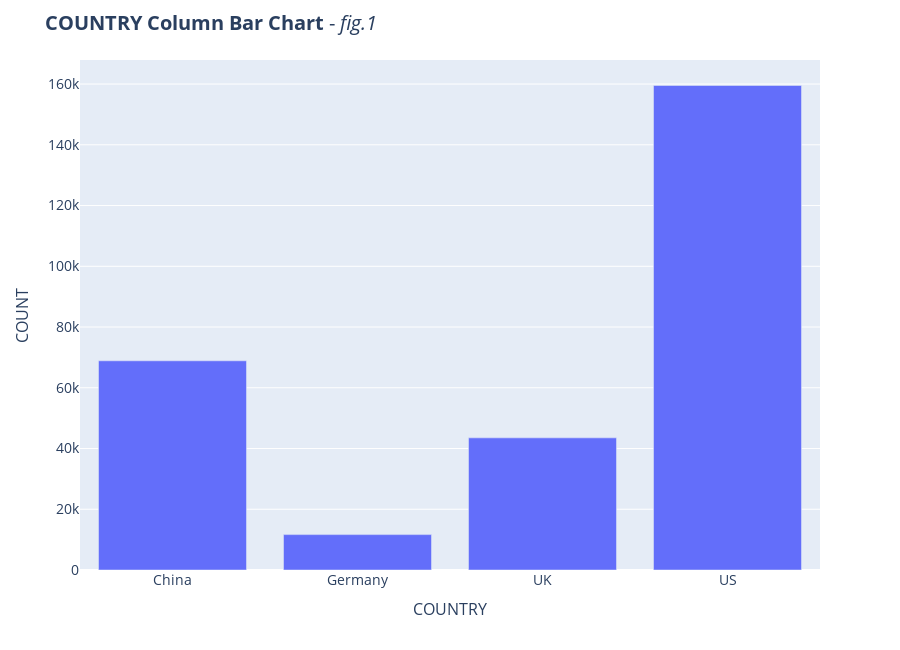
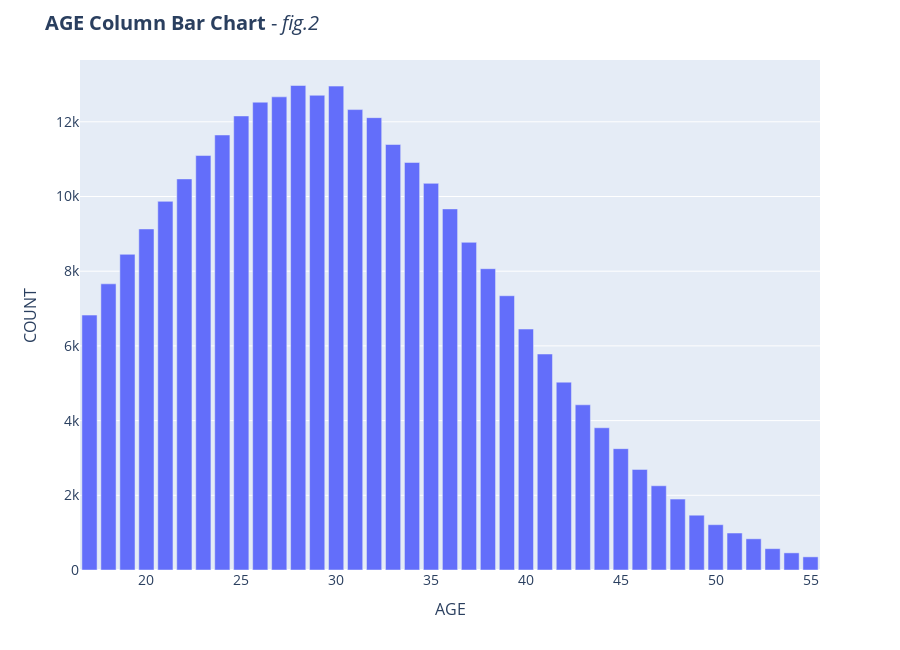
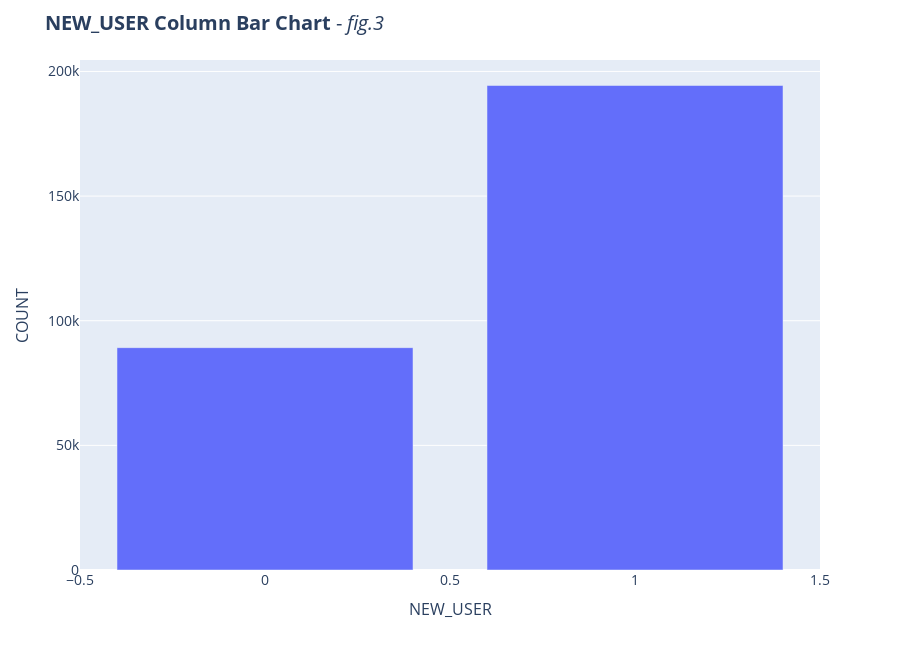
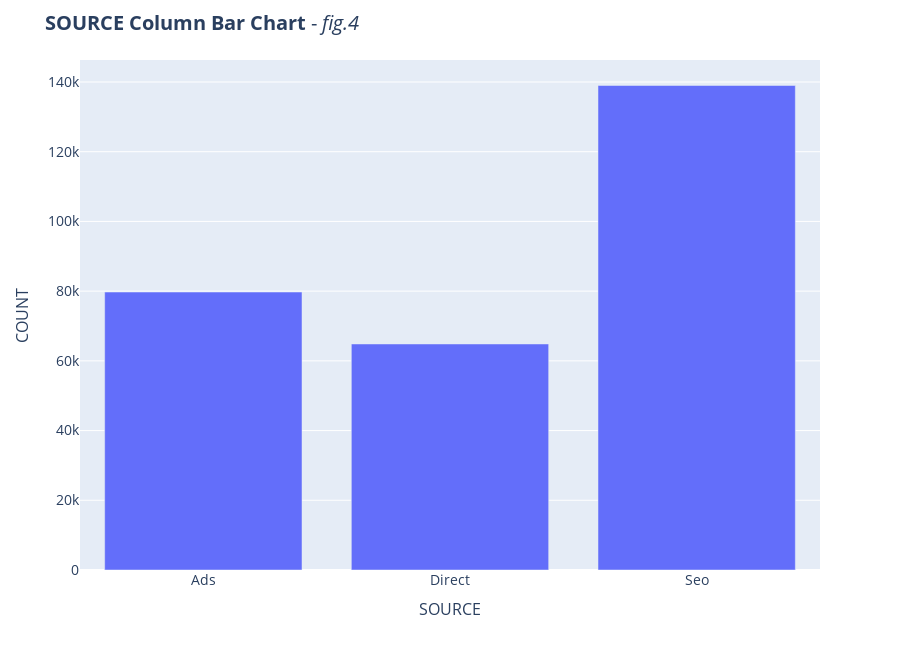

The notebook cell saved with these charts, in order:
### Code cell
fig_number = 0

# columns we will plot
columns = ['country', 'age', 'new_user', 'source', 'total_pages_visited', 'converted']

for column in columns: 

        fig_number += 1
        fig_number_updated = fig_number
        
        df_grouped = df.groupby(column).size().reset_index(name='count')

        fig = px.bar(df_grouped, x=column, y='count')

        fig.update_layout(
                height=650,
                title=f'<b>{column.upper()} Column Bar Chart</b> - <i>fig.{fig_number_updated}</i>',
                title_font={"size": 20},
                xaxis_tickfont_size=14,
                yaxis_tickfont_size=14,
                xaxis={'title': column.upper(), 'title_font': {'size': 16}},
                yaxis={'title': 'COUNT', 'title_font': {'size': 16}}
                )

        fig.show()

### Figure 1 — Plotly figure (JSON) as saved in the notebook; plotly's stock layout.template omitted (floating-point values rounded to 4 significant figures)
{"data": [{"alignmentgroup": "True", "hovertemplate": "country=%{x}<br>count=%{y}<extra></extra>", "legendgroup": "", "marker": {"color": "#636efa", "pattern": {"shape": ""}}, "name": "", "offsetgroup": "", "orientation": "v", "showlegend": false, "textposition": "auto", "type": "bar", "x": ["China", "Germany", "UK", "US"], "xaxis": "x", "y": [68877, 11654, 43504, 159528], "yaxis": "y"}], "layout": {"barmode": "relative", "height": 650, "legend": {"tracegroupgap": 0}, "margin": {"t": 60}, "title": {"font": {"size": 20}, "text": "<b>COUNTRY Column Bar Chart</b> - <i>fig.1</i>"}, "xaxis": {"anchor": "y", "domain": [0, 1], "tickfont": {"size": 14}, "title": {"font": {"size": 16}, "text": "COUNTRY"}}, "yaxis": {"anchor": "x", "domain": [0, 1], "tickfont": {"size": 14}, "title": {"font": {"size": 16}, "text": "COUNT"}}}}

### Figure 2 — Plotly figure (JSON) as saved in the notebook; plotly's stock layout.template omitted (floating-point values rounded to 4 significant figures)
{"data": [{"alignmentgroup": "True", "hovertemplate": "age=%{x}<br>count=%{y}<extra></extra>", "legendgroup": "", "marker": {"color": "#636efa", "pattern": {"shape": ""}}, "name": "", "offsetgroup": "", "orientation": "v", "showlegend": false, "textposition": "auto", "type": "bar", "x": [17, 18, 19, 20, 21, 22, 23, 24, 25, 26, 27, 28, 29, 30, 31, 32, 33, 34, 35, 36, 37, 38, 39, 40, 41, 42, 43, 44, 45, 46, 47, 48, 49, 50, 51, 52, 53, 54, 55], "xaxis": "x", "y": [6825, 7662, 8452, 9131, 9870, 10471, 11097, 11647, 12157, 12525, 12668, 12972, 12710, 12956, 12327, 12111, 11392, 10911, 10352, 9668, 8773, 8067, 7343, 6451, 5783, 5029, 4423, 3808, 3249, 2693, 2255, 1898, 1467, 1213, 990, 835, 571, 459, 352], "yaxis": "y"}], "layout": {"barmode": "relative", "height": 650, "legend": {"tracegroupgap": 0}, "margin": {"t": 60}, "title": {"font": {"size": 20}, "text": "<b>AGE Column Bar Chart</b> - <i>fig.2</i>"}, "xaxis": {"anchor": "y", "domain": [0, 1], "tickfont": {"size": 14}, "title": {"font": {"size": 16}, "text": "AGE"}}, "yaxis": {"anchor": "x", "domain": [0, 1], "tickfont": {"size": 14}, "title": {"font": {"size": 16}, "text": "COUNT"}}}}

### Figure 3 — Plotly figure (JSON) as saved in the notebook; plotly's stock layout.template omitted (floating-point values rounded to 4 significant figures)
{"data": [{"alignmentgroup": "True", "hovertemplate": "new_user=%{x}<br>count=%{y}<extra></extra>", "legendgroup": "", "marker": {"color": "#636efa", "pattern": {"shape": ""}}, "name": "", "offsetgroup": "", "orientation": "v", "showlegend": false, "textposition": "auto", "type": "bar", "x": [0, 1], "xaxis": "x", "y": [89197, 194366], "yaxis": "y"}], "layout": {"barmode": "relative", "height": 650, "legend": {"tracegroupgap": 0}, "margin": {"t": 60}, "title": {"font": {"size": 20}, "text": "<b>NEW_USER Column Bar Chart</b> - <i>fig.3</i>"}, "xaxis": {"anchor": "y", "domain": [0, 1], "tickfont": {"size": 14}, "title": {"font": {"size": 16}, "text": "NEW_USER"}}, "yaxis": {"anchor": "x", "domain": [0, 1], "tickfont": {"size": 14}, "title": {"font": {"size": 16}, "text": "COUNT"}}}}

### Figure 4 — Plotly figure (JSON) as saved in the notebook; plotly's stock layout.template omitted (floating-point values rounded to 4 significant figures)
{"data": [{"alignmentgroup": "True", "hovertemplate": "source=%{x}<br>count=%{y}<extra></extra>", "legendgroup": "", "marker": {"color": "#636efa", "pattern": {"shape": ""}}, "name": "", "offsetgroup": "", "orientation": "v", "showlegend": false, "textposition": "auto", "type": "bar", "x": ["Ads", "Direct", "Seo"], "xaxis": "x", "y": [79735, 64838, 138990], "yaxis": "y"}], "layout": {"barmode": "relative", "height": 650, "legend": {"tracegroupgap": 0}, "margin": {"t": 60}, "title": {"font": {"size": 20}, "text": "<b>SOURCE Column Bar Chart</b> - <i>fig.4</i>"}, "xaxis": {"anchor": "y", "domain": [0, 1], "tickfont": {"size": 14}, "title": {"font": {"size": 16}, "text": "SOURCE"}}, "yaxis": {"anchor": "x", "domain": [0, 1], "tickfont": {"size": 14}, "title": {"font": {"size": 16}, "text": "COUNT"}}}}
